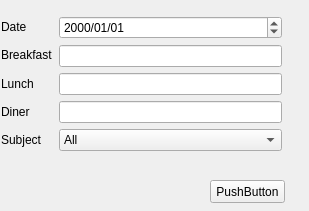
<?xml version="1.0" encoding="UTF-8"?>
<ui version="4.0">
 <class>newmenuform</class>
 <widget class="QWidget" name="newmenuform">
  <property name="geometry">
   <rect>
    <x>0</x>
    <y>0</y>
    <width>309</width>
    <height>211</height>
   </rect>
  </property>
  <property name="windowTitle">
   <string>Form</string>
  </property>
  <widget class="QPushButton" name="pushButton">
   <property name="geometry">
    <rect>
     <x>210</x>
     <y>180</y>
     <width>75</width>
     <height>23</height>
    </rect>
   </property>
   <property name="text">
    <string>PushButton</string>
   </property>
  </widget>
  <widget class="QWidget" name="layoutWidget">
   <property name="geometry">
    <rect>
     <x>1</x>
     <y>3</y>
     <width>281</width>
     <height>161</height>
    </rect>
   </property>
   <layout class="QGridLayout" name="gridLayout">
    <item row="0" column="0">
     <layout class="QVBoxLayout" name="verticalLayout">
      <item>
       <widget class="QLabel" name="label">
        <property name="text">
         <string>Date</string>
        </property>
       </widget>
      </item>
      <item>
       <widget class="QLabel" name="label_2">
        <property name="text">
         <string>Breakfast</string>
        </property>
       </widget>
      </item>
      <item>
       <widget class="QLabel" name="label_3">
        <property name="text">
         <string>Lunch</string>
        </property>
       </widget>
      </item>
      <item>
       <widget class="QLabel" name="label_4">
        <property name="text">
         <string>Diner</string>
        </property>
       </widget>
      </item>
      <item>
       <widget class="QLabel" name="label_5">
        <property name="text">
         <string>Subject</string>
        </property>
       </widget>
      </item>
     </layout>
    </item>
    <item row="0" column="1">
     <layout class="QVBoxLayout" name="verticalLayout_2">
      <item>
       <widget class="QDateEdit" name="dateEdit">
        <property name="displayFormat">
         <string>yyyy/MM/dd</string>
        </property>
       </widget>
      </item>
      <item>
       <widget class="QLineEdit" name="lineEdit_Breakfast"/>
      </item>
      <item>
       <widget class="QLineEdit" name="lineEdit_Lunch"/>
      </item>
      <item>
       <widget class="QLineEdit" name="lineEdit_Diner"/>
      </item>
      <item>
       <widget class="QComboBox" name="comboBox_Subject">
        <item>
         <property name="text">
          <string>All</string>
         </property>
        </item>
       </widget>
      </item>
     </layout>
    </item>
   </layout>
  </widget>
 </widget>
 <resources/>
 <connections/>
</ui>
